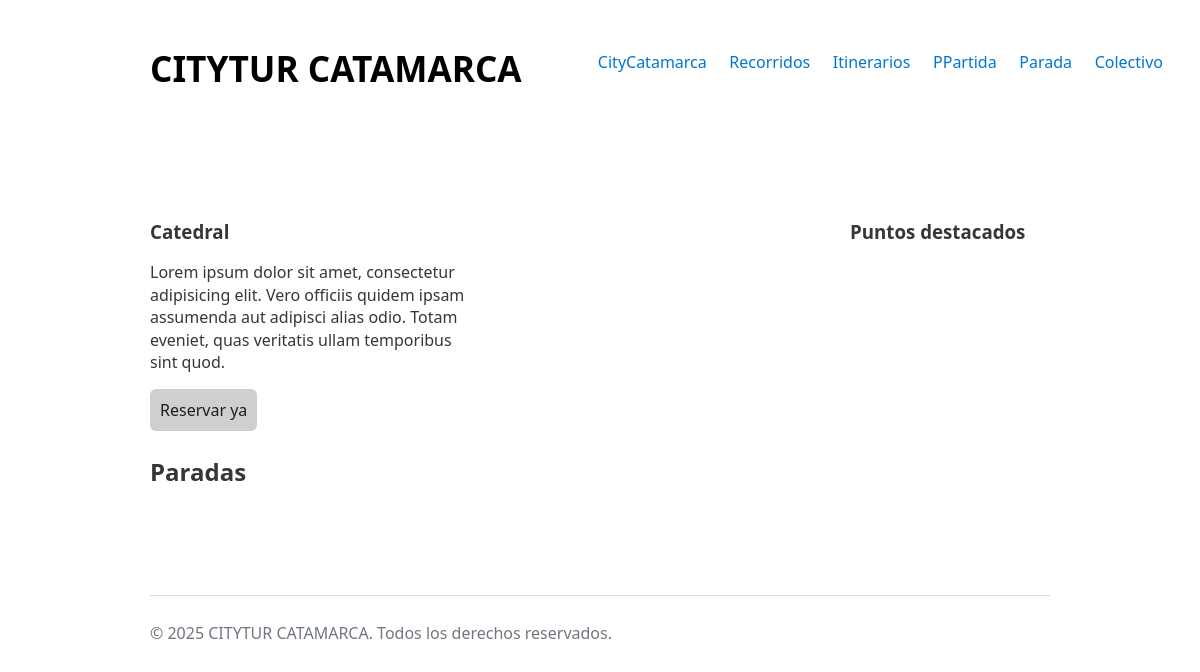
/itinerarios/formulario_it_detalle/12/, run on an earlier commit of the app's database.
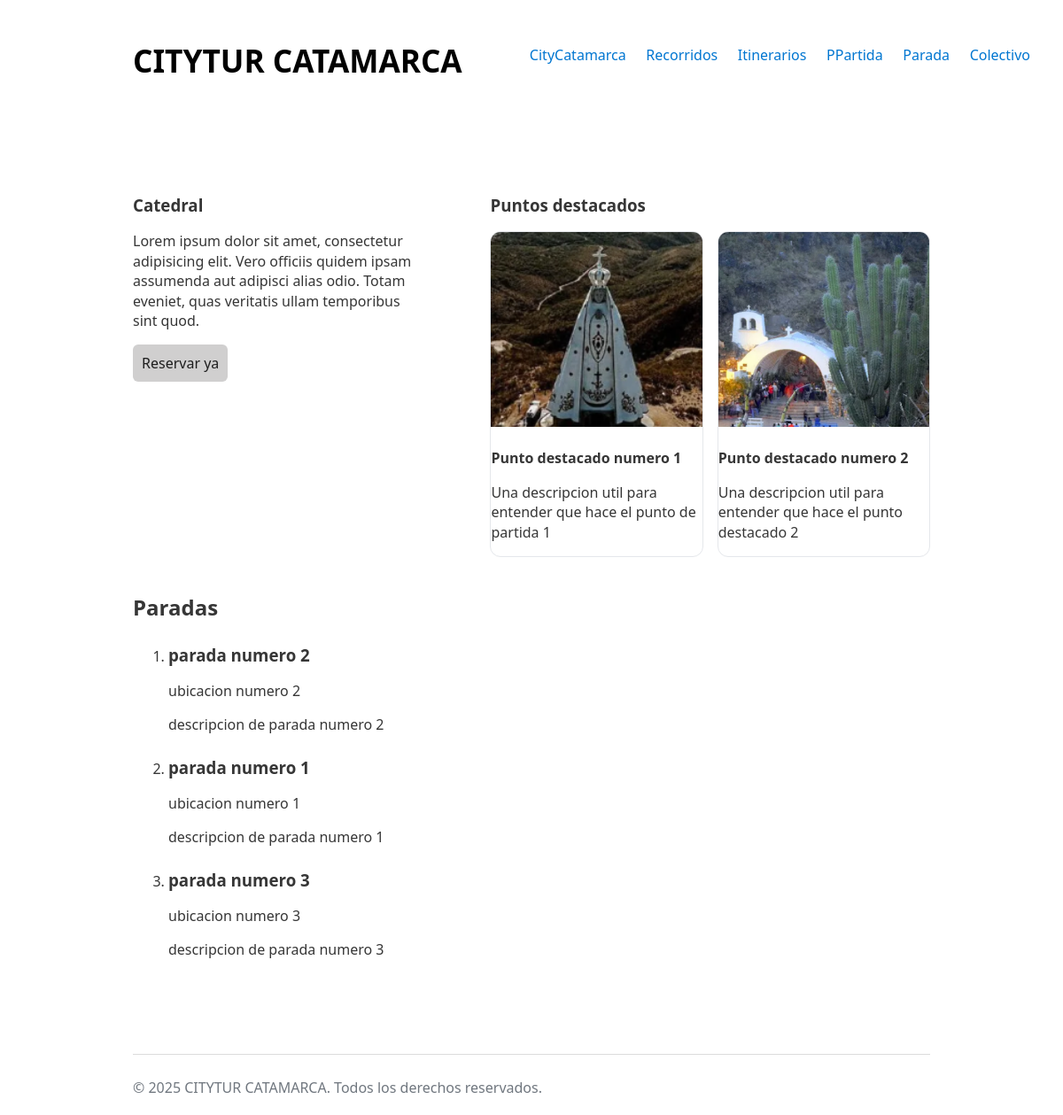
And on a later commit of the database.
### itinerarios/models.py (models this page shows)
class Itinerario(models.Model):
    nombre = models.CharField(max_length= 50)
    imagen = models.ImageField(
        upload_to='images/',
        null=True,
        blank=True,
        default= 'images/default.png'
)

class PuntoDestacado(models.Model):
    nombre = models.CharField(max_length= 50)
    descripcion = models.CharField(max_length= 200)
    imagen = models.ImageField()
    STATE_CHOICES = [
        ('ELIMINADO', 'Eliminado'),
        ('ACTIVO', 'Activo'),
        ('BAJA', 'Baja'),
    ]
    estado = models.CharField(max_length= 20, choices= STATE_CHOICES, default= 'ACTIVO')
    itinerario = models.ForeignKey(Itinerario, on_delete= models.CASCADE)

class Parada(models.Model):
    nombre = models.CharField(max_length= 50)
    ubicacion = models.CharField(max_length= 50)
    descripcion = models.CharField(max_length= 200)
    itinerario = models.ForeignKey(Itinerario, on_delete= models.CASCADE)

### itinerarios/views.py (the view)
# urls.py: path('formulario_it_detalle/<int:pk>/', views.detalles_itinerario, name='itinerario_detalle')
def detalles_itinerario(request, pk):
    try:
        itinerario = get_object_or_404(Itinerario, pk=pk)
        puntos_destacados = PuntoDestacado.objects.filter(itinerario=itinerario)
        paradas = Parada.objects.filter(itinerario=itinerario).order_by('id')
        return render(request, 'itinerario_detalle.html', {
            'itinerario': itinerario,
            'puntos_destacados': puntos_destacados,
            'paradas': paradas
        })
    except Itinerario.DoesNotExist:
        print("ERROR: el itinerario solicitado no existe.")
        return render(request, 'itinerario_detalle.html', {
            'error': "El itinerario solicitado no existe."
        })
    except Exception as e:
        print("ERROR:", e)
        return render(request, 'itinerario_detalle.html', {
            'error': "Error al cargar el detalle del itinerario."
        })

### itinerarios/templates/itinerario_detalle.html (shortened to what this page needs)
{% extends 'base.html' %}
{% block body_id %}itinerario_detalle{% endblock %}
{% block content %}
    <main>
        <div class="container-it-pd">
            <div class="container-it">
                <h3>{{itinerario.nombre}}</h3>
                <p>Lorem ipsum dolor sit amet, consectetur adipisicing elit. Vero officiis quidem ipsam assumenda aut adipisci alias odio. Totam eveniet, quas veritatis ullam temporibus sint quod.</p>
                <a href="{% url 'reservas:reserva_formulario' itinerario.pk %}" >
                    <button>Reservar ya</button>
                </a>
            </div>
            <div class="container-pd">
                <h3>Puntos destacados</h3>
                <ul class="cards">
                {% for pd in puntos_destacados %}
                    {% if pd.imagen and pd.imagen.name %}
                        <li class="card">
                            <article>
                                <img src="{{ pd.imagen.url }}" alt="{{ pd.nombre }}" loading="lazy">
                                <h4>{{ pd.nombre }}</h4>
                                <p>{{ pd.descripcion }}</p>
                            </article>
                        </li>
                    {% endif %}
                {% endfor %}
                </ul>
            </div>
        </div>
        <section aria-labelledby="paradas-titulo">
            <h2 id="paradas-titulo">Paradas</h2>
            <ol>
            {% for parada in paradas %}
                <li>
                <article>
                    <h3>{{ parada.nombre }}</h3>
                    <p>{{ parada.ubicacion }}</p>
                    {% if parada.descripcion %}<p>{{ parada.descripcion }}</p>{% endif %}
                </article>
                </li>
            {% endfor %}
            </ol>
        </section>
    </main>
{% endblock %}
{% block footer_script %}
    {{ block.super }}
{% endblock %}

### core/templates/base.html (shortened to what this page needs)
{% load static %}
<!DOCTYPE html>
<html lang="en">
<head>
    <link rel="stylesheet" href="{% static  'css/styles.css' %}">
</head>
<body data-page="{% block body_id %}{% endblock %}">
    <header>
        <h1>CITYTUR CATAMARCA</h1>
        <nav>
            <a href="{% url 'core:landing' %}">CityCatamarca</a>
            <a href="{% url 'recorridos:recorrido_formulario' %}">Recorridos</a>
            <a href="{% url 'itinerarios:itinerario_formulario' %}">Itinerarios</a>
            <a href="{% url 'itinerarios:pd_formulario' %}">PPartida</a>
            <a href="{% url 'itinerarios:parada_formulario' %}">Parada</a>
            <a href="{% url 'colectivos:colectivo_formulario' %}">Colectivo</a>
        </nav>
    </header>
    {% block content %}
    {% endblock %}
    {% block footer_script %}
    <footer>
        <p>&copy; 2025 CITYTUR CATAMARCA. Todos los derechos reservados.</p>
    </footer>
    {% endblock %}
</body>
</html>

### core/static/css/styles.css (style rules this page uses)
:root { --background-body: #fff; --background: #efefef; --background-alt: #f7f7f7; --selection: #9e9e9e; --text-main: #363636; --text-bright: #000; --text-muted: #70777f; --links: #0076d1; --focus: #0096bfab; --border: #dbdbdb; --button-base: #d0cfcf; --button-hover: #9b9b9b; --scrollbar-thumb: rgb(170, 170, 170); --scrollbar-thumb-hover: var(--button-hover); --form-placeholder: #949494; --form-text: #1d1d1d; }
html { scrollbar-color: #040a0f #202b38; scrollbar-color: var(--scrollbar-thumb) var(--background-body); scrollbar-width: thin; }
body { font-family: system-ui, -apple-system, BlinkMacSystemFont, 'Segoe UI', 'Roboto', 'Oxygen', 'Ubuntu', 'Cantarell', 'Fira Sans', 'Droid Sans', 'Helvetica Neue', 'Segoe UI Emoji', 'Apple Color Emoji', 'Noto Color Emoji', sans-serif; line-height: 1.4; max-width: 900px; margin: 20px auto; padding: 0 10px; word-wrap: break-word; color: #363636; color: var(--text-main); background: #fff; background: var(--background-body); text-rendering: optimizeLegibility; }
button { color: #1d1d1d; color: var(--form-text); background-color: #d0cfcf; background-color: var(--button-base); font-family: inherit; font-size: inherit; padding-right: 30px; padding-left: 30px; padding: 10px; border: none; border-radius: 6px; outline: none; }
h1 { font-size: 2.2em; margin-top: 0; color: var(--text-bright); }
h1, h2, h3, h4, h5, h6 { margin-bottom: 12px; margin-top: 24px; }
footer { border-top: 1px solid #dbdbdb; border-top: 1px solid var(--border); padding-top: 10px; color: #70777f; color: var(--text-muted); }
a { text-decoration: none; color: var(--links); }
main { padding-top: 10%; padding-bottom: 10%; }
header { display: flex; justify-content: space-between; align-items: center; }
nav { display: flex; gap: 5%; }

### itinerarios/templates/itinerario_detalle.html (style rules this page uses)
.cards { display: grid; grid-template-columns: repeat(auto-fill, minmax(200px, 1fr)); gap: 1rem; list-style: none; padding: 0; }
.card { list-style: none; }
.card article { border: 1px solid #e5e7eb; border-radius: 12px; overflow: hidden; background: #fff; }
.card img { width: 100%; height: 220px; object-fit: cover; display:block; }
.container-it-pd { display: flex; flex-direction: row; justify-content: space-between; }
.container-pd { display: block; }
.container-it { max-width: 35%; }

What changed in the data, as far as the page shows it:
added PuntoDestacado: imagen (picture), nombre "Punto destacado numero 1", descripcion "Una descripcion util para entender que hace el punto de partida 1"
added PuntoDestacado: imagen (picture), nombre "Punto destacado numero 2", descripcion "Una descripcion util para entender que hace el punto destacado 2"
added Parada: nombre "parada numero 2", ubicacion "ubicacion numero 2", descripcion "descripcion de parada numero 2"
added Parada: nombre "parada numero 1", ubicacion "ubicacion numero 1", descripcion "descripcion de parada numero 1"
added Parada: nombre "parada numero 3", ubicacion "ubicacion numero 3", descripcion "descripcion de parada numero 3"
